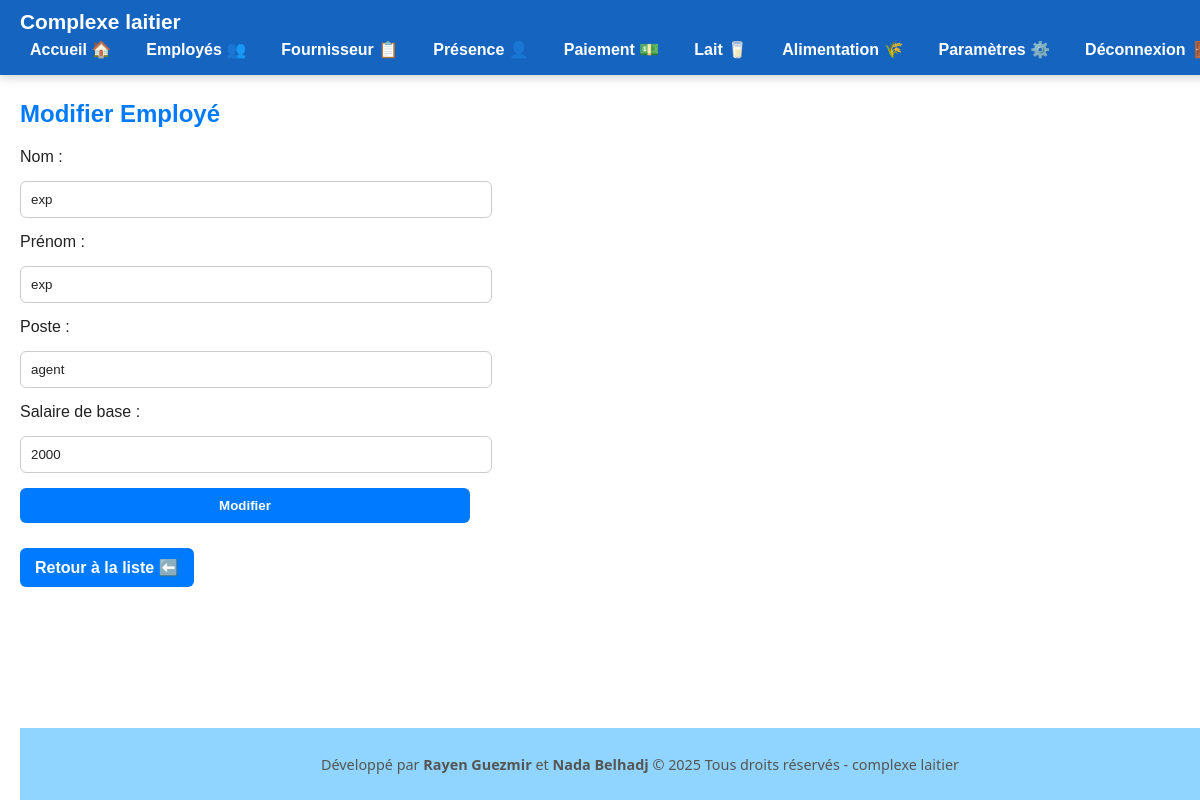
The app's page /employes_edit.php?id=4 with its own data.
### tables this page shows
CREATE TABLE IF NOT EXISTS `employes` (
  `id` int NOT NULL AUTO_INCREMENT,
  `nom` varchar(50) NOT NULL,
  `prenom` varchar(50) NOT NULL,
  `poste` varchar(50) NOT NULL,
  `salaire_base` varchar(10) NOT NULL,
  `cnss_taux` decimal(5,0) NOT NULL,
  `date` date NOT NULL,
  `date_paiement` date NOT NULL,
  PRIMARY KEY (`id`)
);

### employes_edit.php (the view, shortened to what this page needs)
<?php
include('config.php');
$lang_code = $_SESSION['lang'] ?? 'fr';
$id = intval($_GET['id']);
$stmt = $conn->prepare("SELECT * FROM employes WHERE id = ?");
$stmt->bind_param("i", $id);
$stmt->execute();
$result = $stmt->get_result();
$employe = $result->fetch_assoc();
?>
<!DOCTYPE html>
<html lang="<?= $lang_code ?>">
<head>
</head>
<body>
<?php include('header.php'); ?>
<h2><?= $lang_code=='fr'?'Modifier Employé':'تعديل الموظف' ?></h2>
<form method="post" action="">
    <label><?= $lang_code=='fr'?'Nom':'الاسم' ?> :</label>
    <input type="text" name="nom" value="<?= htmlspecialchars($employe['nom']) ?>" required>
    <label><?= $lang_code=='fr'?'Prénom':'اللقب' ?> :</label>
    <input type="text" name="prenom" value="<?= htmlspecialchars($employe['prenom']) ?>" required>
    <label><?= $lang_code=='fr'?'Poste':'المنصب' ?> :</label>
    <input type="text" name="poste" value="<?= htmlspecialchars($employe['poste']) ?>">
    <label><?= $lang_code=='fr'?'Salaire de base':'الراتب الأساسي' ?> :</label>
    <input type="number" step="0.01" name="salaire_base" value="<?= htmlspecialchars($employe['salaire_base']) ?>" required>
    <button type="submit"><?= $lang_code=='fr'?'Modifier':'تحديث' ?></button>
</form>
<a href="employes.php" class="btn-back"><?= $lang=='ar'?'⬅️ العودة إلى القائمة':'Retour à la liste ⬅️' ?></a>
<?php include('footer.php'); ?>
</body>
</html>

### records on screen
employes: nom "exp", prenom "exp", poste "agent", salaire_base "2000"

### other values on screen
$items['dashboard'] "Accueil 🏠"
$items['employes'] "Employés 👥"
$items['fournisseur'] "Fournisseur 📋"
$items['presence'] "Présence 👤"
$items['paiement'] "Paiement 💵"
$items['lait'] "Lait 🥛"
$items['alimentation'] "Alimentation 🌾"
$items['settings'] "Paramètres ⚙️"
